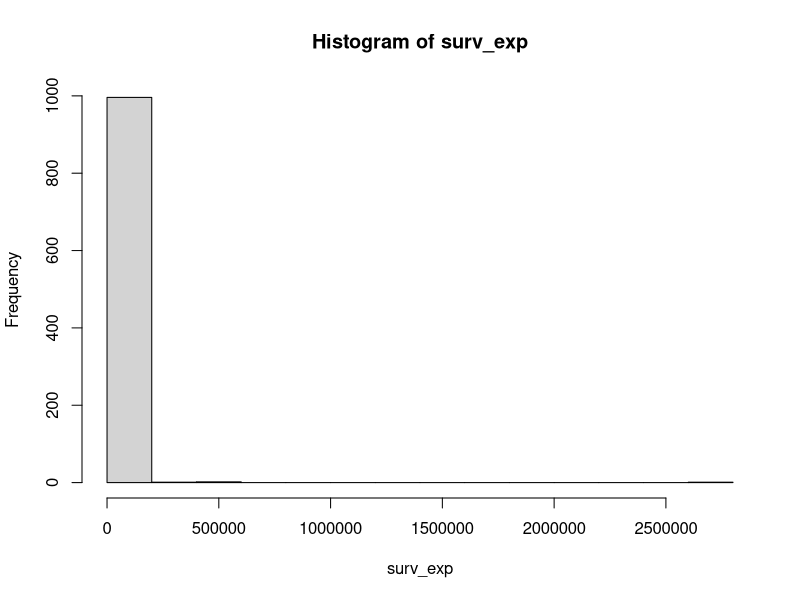
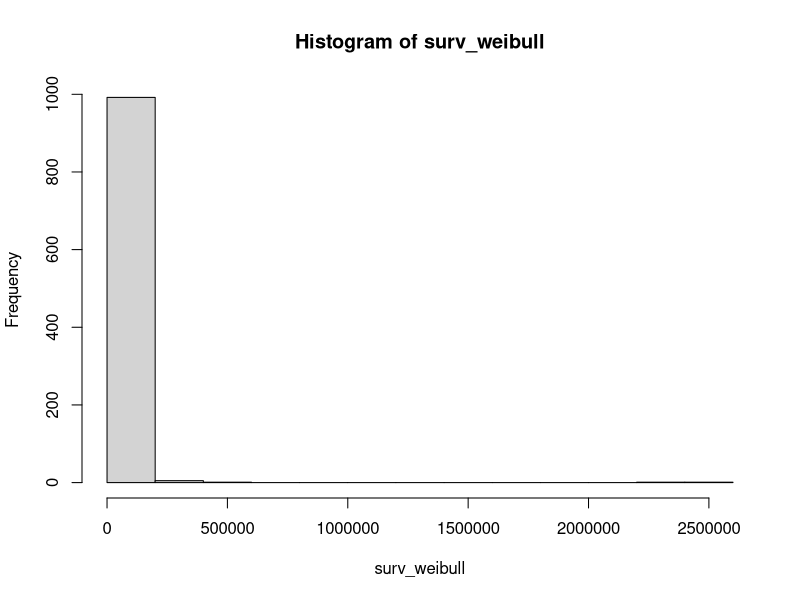

Generate these figures, in order, with R: (Note: this script raises an error after producing the figures.)
# K: number of myc-target genes
# n: number of patients


simu_myc<-function(n,K,mean,myc,size){
  df<-NULL
  for(k in 1:K){
    scale=runif(1,0,4)
    effect=myc*scale
    df=cbind(df,rnbinom(n, mu = mean*effect, size = size))
  }
  return(df)
}

df=simu_myc(n=1000,K=100,mean=5,myc=1,size=1)


# 1. Exponential


n=1000

x1=rnorm(n,0,1)
x2=rnorm(n,0,1)
x3=runif(n,0,1)
x4=rbinom(n,1,0.5)
x5=rbinom(n,1,0.2)
myc=rnorm(n,0,1)

df=data.frame(x1,x2,x3,x4,x5,myc)
coef=c(1,0.5,0.2,0.8,1.5,5)

simu_exp<-function(x,lambda){
  u=runif(1,0,1)
  t=-log(u)/(lambda*exp(coef %*% x))
  return(t)
}

surv_exp=apply(df,1,simu_exp,lambda=2)

hist(surv_exp)



# 2. Weibull

simu_weibull<-function(x,lambda,v){
  u=runif(1,0,1)
  t=-(log(u)/(lambda*exp(coef %*% x)))^(1/v)
  return(t)
}

surv_weibull=apply(df,1,simu_weibull,lambda=1,v=1)

hist(surv_weibull)


# 3. Gompertz distribution

simu_gompertz<-function(x,lambda,alpha){
  u=runif(1,0,1)
  t=1/alpha*log(1-(alpha*log(u))/(lambda*exp(coef %*% x)))
  return(t)
}

surv_gompertz=apply(df1,1,simu_gompertz,lambda=1,alpha=1)

hist(surv_gompertz)


df1$surv_gompertz=surv_gompertz

df1$status=1


simu_myc<-function(n,K,mean,myc,size){
  df<-NULL
  for(k in 1:K){
    scale=runif(1,0,4)
    effect=exp(myc)*scale
    temp=c()
    for(i in 1:n){
      cur=rnbinom(1, mu = mean*effect[i], size = size)
      temp=c(temp,cur)
    }
    df=cbind(df,temp)
    colnames(df)[k]<-paste0('g',k)
  }
  df=as.data.frame(df)
  return(df)
}

df2=simu_myc(n=1000,K=10,mean=5,myc=myc,size=1)

dim(df1)

library(survival)


fit_gompertz <- coxph(Surv(time = df$surv_gompertz, event = df$status) ~ x1+x2+x3+x4+x5+g1+g2+g3+g4+g5+g6+g7+g8+g9+g10, data = df)

fit_gompertz 


library(rms)

f <- cph(Surv(time = df$surv, event = df$status) ~ x1+x2+x3+x4+x5+myc, x=TRUE, y=TRUE,surv = TRUE)

f$stats['Dxy']/2+0.5

validate(f, B=100)

cal <- calibrate(f, u=1.5, cmethod='KM', cuts=seq(0,1,0.1), B=20)  # usually B=200 or 300
plot(cal, add=pa)
